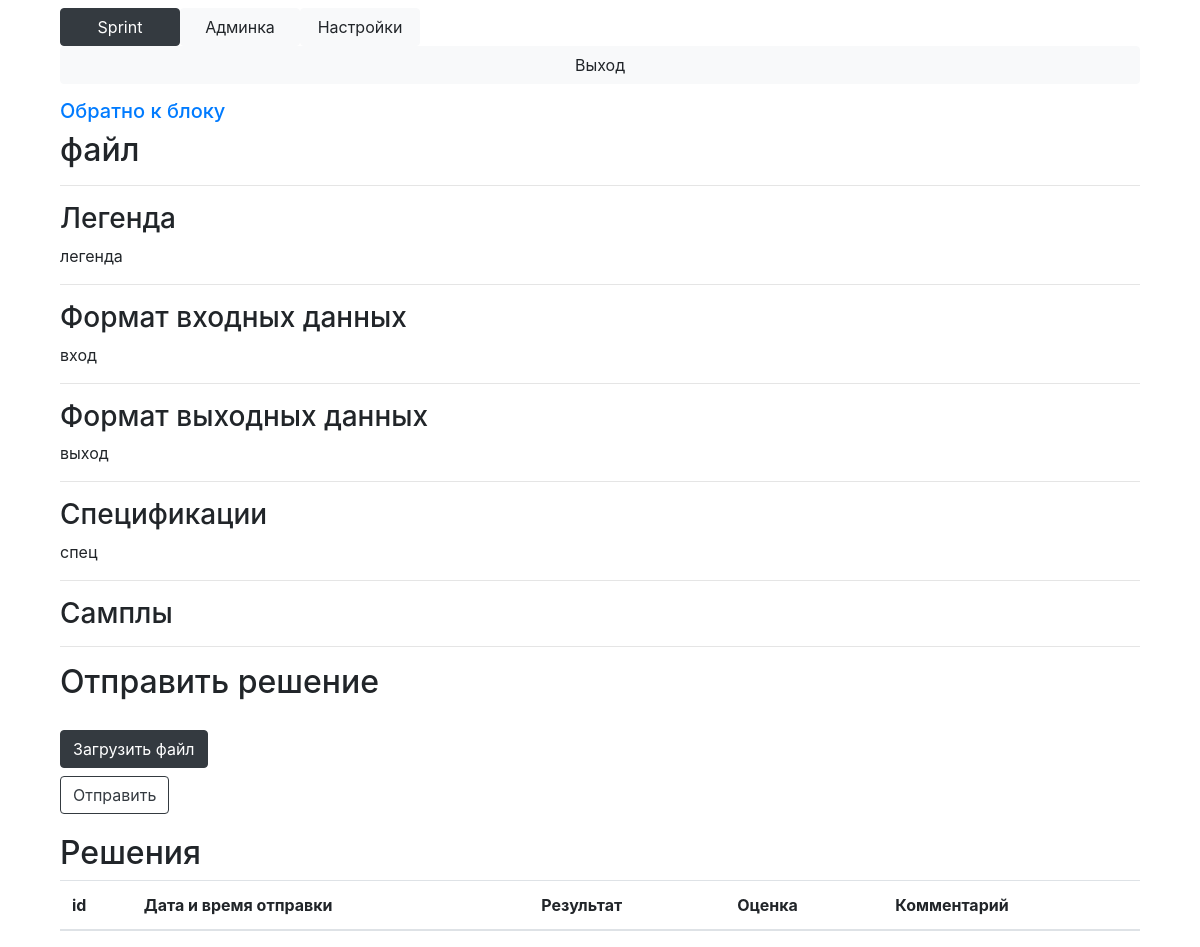
/task?id=2 (signed in), run on the app's committed database.
### Main/models.py (models this page shows, shortened)
class Task(models.Model):
    name = models.TextField()
    block = models.ForeignKey(Block, on_delete=models.CASCADE)
    legend = models.TextField(default='')
    input = models.TextField(default='')
    output = models.TextField(default='')
    specifications = models.TextField(default='')
    time_limit = models.IntegerField(default=10000)
    weight = models.FloatField(default=1.0)
    max_mark = models.IntegerField(default=10)
    max_solutions_count = models.IntegerField(default=10)
    show_details = models.BooleanField(default=False)
    full_solution = models.BooleanField(default=False)
    @property
    def samples(self):
        return [{
                'input': file,
                'output': file.answer
            } for file in ExtraFile.objects.filter(task=self, sample=True).order_by('filename')]

### Main/views.py (the view, shortened to what this page needs)
# urls.py: path('task', views.task),
def task(request):
    current_task = Task.objects.get(id=request.GET['id'])
    user = request.user
    if not check_permission_block(user, current_task.block):
        return HttpResponseRedirect('/main')
    can_send = can_send_solution(user, current_task)
    return render(request, 'task.html', context={'task': current_task,
                                                 'solutions': reversed(Solution.objects.filter(task=current_task, user=user)),
                                                 'can_send': can_send,
                                                 'can_edit': check_admin_on_course(request.user, current_task.block.course)})

### Main/context_processors.py (called while the page is built)
def attributes(request):
	return {
		'current_page': 'settings' if '/settings' == request.path else 'admin' if '/admin/' in request.path else 'main',
		'is_admin': check_admin(request.user)
	}

### Main/main.py (called while the page is built, shortened)
def check_login(user):
    return user.is_authenticated

def check_admin(user):
    if check_teacher(user):
        return True
    if not check_login(user):
        return False
    return len(Subscribe.objects.filter(user=user, is_assistant=True)) > 0

def check_teacher(user):
    return user.is_staff and check_login(user)

def courses_available(user):
    if user.is_superuser:
        return Course.objects.all()
    else:
        return [s.course for s in Subscribe.objects.filter(user=user)]

def blocks_available(user):
    courses = courses_available(user)
    blocks = {}
    is_admin = check_admin(user)
    for course in courses:
        if is_admin:
            blocks[course] = Block.objects.filter(
                course=course
            )
        else:
            blocks[course] = Block.objects.filter(
                opened=True,
                time_start__lte=timezone.now(),
                course=course
            )
    return blocks

def can_send_solution(user, task):
    if user.is_superuser:
        return True

def check_permission_block(user, block):
    blocks = blocks_available(user)
    for course in blocks.keys():
        if block in blocks[course]:
            return True
    return False

def check_admin_on_course(user, course):
    if user.is_superuser:
        return True
    try:
        s = Subscribe.objects.get(user=user, course=course)
    except ObjectDoesNotExist:
        return False
    return s.is_assistant or user.is_staff

### templates/task.html (shortened to what this page needs)
{% extends 'base.html' %}
{% load filters %}
{% block onload %}doPoll(){% endblock %}
{% block content %}
        <h5>
            <a href="/block?id={{ task.block.id }}">Обратно к блоку</a>
        </h5>
        <h2>
            {{ task.name }}
        </h2>
        <hr>
        <h3>Легенда</h3>
        {% autoescape off %}
            {{ task.legend }}
        {% endautoescape %}
        <hr>
        <h3>Формат входных данных</h3>
            {% autoescape off %}
            {{ task.input }}
            {% endautoescape %}
        <hr>
        <h3>Формат выходных данных</h3>
            {% autoescape off %}
            {{ task.output }}
            {% endautoescape %}
        <hr>
        <h3>Спецификации</h3>
            {% autoescape off %}
            {{ task.specifications }}
            {% endautoescape %}
        <hr>
        <h3>Самплы</h3>
        <hr>
        {% if can_send or can_edit %}
            <h2>Отправить решение</h2>
            <form action="" method="POST" enctype="multipart/form-data">
                <label for="file-upload" class="btn btn-dark" style="margin-top: 20px;">
                    Загрузить файл
                </label>
                <br><input type="submit" value="Отправить" class="btn btn-outline-dark">
            </form>
        {% endif %}
        <h2 style="margin-top: 20px;">Решения</h2>
        <table class="table">
            <thead>
                <tr>
                    <th scope="col">id</th>
                    <th scope="col">Дата и время отправки</th>
                    <th scope="col">Результат</th>
                    <th scope="col">Оценка</th>
                    <th scope="col">Комментарий</th>
                </tr>
            </thead>
        </table>
{% endblock %}

### data on the page
Task: name "файл", legend "легенда", input "вход", output "выход", specifications "спец"
